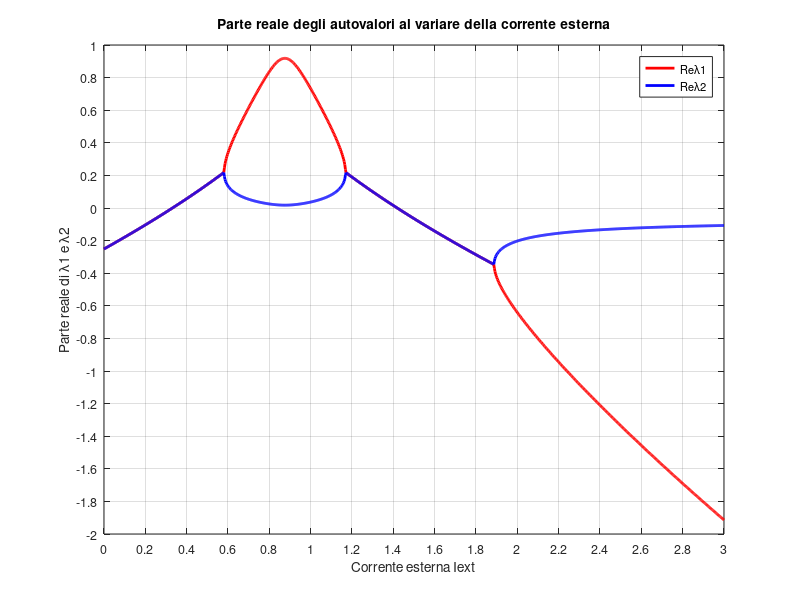

Here is the MATLAB script that generated this plot:
clear
close all
clc

a = 0.7; b = 0.8; c = 12.5;

% Definisco il range in cui varia Iext
Iext = linspace(0, 3, 1000);

Lx = [0 3]; Ly = [-2 1];
ticksX = Lx(1):0.2:Lx(2);
ticksY = Ly(1):0.2:Ly(2); 

% Inizializzo i vettori che conterranno le parti reali di λ1 e λ2
Rel1 = zeros(1,1000);
Rel2 = zeros(1,1000);

% Riempio i vettori Rel1 e Rel2 calcolando gli autovalori della matrice
% Jacobiana per ogni valore di v0 ricavato da un'equazione di terzo grado in funzione di Iext
for j = 1:1000
    v = [-1/3 0 (1 - 1/b) (Iext(j) - a/b)];
    v0 = roots(v);
    for i = 1:3 %le radici del polinomio saranno una reale e due complesse coniugate
        if imag(v0(i)) == 0  % considero solo la radice reale, che corrisponde al caso fisico studiato
            J = [1 - v0(i)^2 -1; 1/c -b/c];
            autovalori = eig(J);
        end
    end
    Rel1(j) = real(autovalori(1));
    Rel2(j) = real(autovalori(2));
end

FS = 9;  % fontsize 

% Grafico
figure;
plot(Iext, Rel1, '-r', 'LineWidth', 2);  % Grafico della prima funzione in rosso
hold on;
plot(Iext, Rel2, '-b', 'LineWidth', 2); % Grafico della seconda funzione in blu
hold off;

set(gca,'fontsize',FS)
xlim(Lx)
ylim(Ly)
set(gca,'xtick',ticksX);
set(gca,'ytick',ticksY);

title('Parte reale degli autovalori al variare della corrente esterna');
xlabel('Corrente esterna Iext');
ylabel('Parte reale di λ1 e λ2');
legend('Re{λ1}', 'Re{λ2}');
grid on;